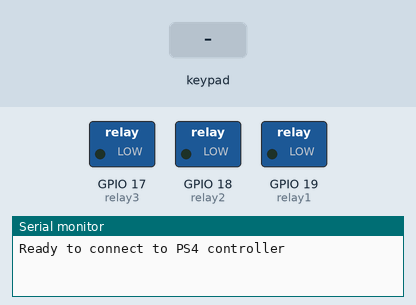
Recording of a sketch running on a simulated ESP32. Parts: switched loads named in the sketch (green lamp = pin HIGH), the last lines printed to the serial monitor. The inputs (shaded band) are chosen by the test bench. Nothing arrives over Bluetooth unless stated.

Above: at 1.2 s.
1.3 s: key 'O' pressed
At 1.7 s:
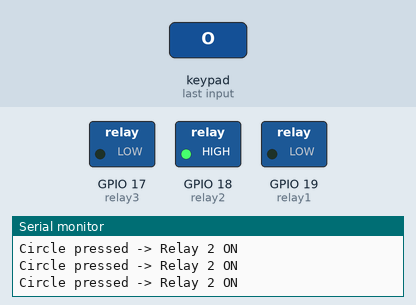
2.9 s: key 'S' pressed
At 4.2 s:
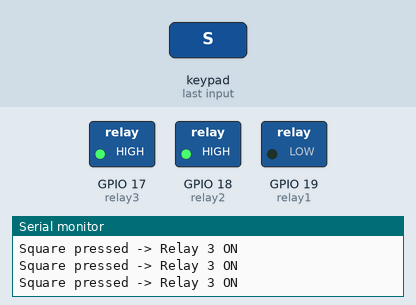
4.5 s: key 'T' pressed
At 5.4 s:
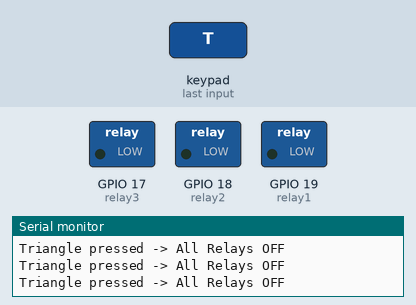
6.1 s: key 'S' pressed
At 6.7 s:
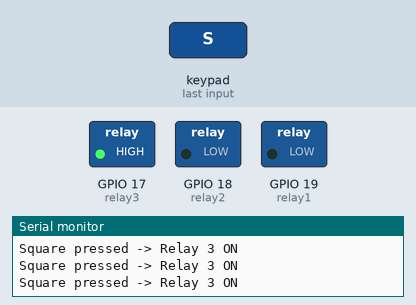
Timing chart, 0 to 8.7 s (numbered marks = the images above; inputs shaded):
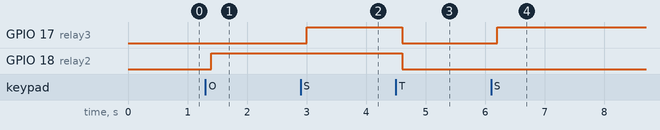

Measured:
- after the input at 1.3 s, GPIO 18 (relay2): LOW → HIGH after 0.10 s
- after the input at 2.9 s, GPIO 17 (relay3): LOW → HIGH after 0.10 s
- after the input at 4.5 s, GPIO 17 (relay3), GPIO 18 (relay2): HIGH → LOW after 0.10 s
- after the input at 6.1 s, GPIO 17 (relay3): LOW → HIGH after 0.11 s

The sketch:

Homea_utomation.ino
```cpp
#include <PS4Controller.h>

// Relay control pins
const int relay1 = 19;  // Controlled by Cross button
const int relay2 = 18;  // Controlled by Circle button
const int relay3 = 17;  // Controlled by Square button

void setup() {
  Serial.begin(115200);

  // Set GPIO pins as outputs
  pinMode(relay1, OUTPUT);
  pinMode(relay2, OUTPUT);
  pinMode(relay3, OUTPUT);

  // Start Bluetooth PS4 pairing
  PS4.begin("00:00:00:00:00:00");  // Replace with your ESP32 Bluetooth MAC address
  Serial.println("Ready to connect to PS4 controller");
}

void loop() {
  if (PS4.isConnected()) {
    // Button: Cross -> Toggle Relay 1 (GPIO 19)
    if (PS4.data.button.cross) {
      Serial.println("Cross pressed -> Relay 1 ON");
      digitalWrite(relay1, HIGH);
    }

    // Button: Circle -> Toggle Relay 2 (GPIO 18)
    if (PS4.data.button.circle) {
      Serial.println("Circle pressed -> Relay 2 ON");
      digitalWrite(relay2, HIGH);
    }

    // Button: Square -> Toggle Relay 3 (GPIO 17)
    if (PS4.data.button.square) {
      Serial.println("Square pressed -> Relay 3 ON");
      digitalWrite(relay3, HIGH);
    }

    // Button: Triangle -> All OFF (for example)
    if (PS4.data.button.triangle) {
      Serial.println("Triangle pressed -> All Relays OFF");
      digitalWrite(relay1, LOW);
      digitalWrite(relay2, LOW);
      digitalWrite(relay3, LOW);
    }

    delay(100); // Small delay to avoid flooding serial
  }
}
```
